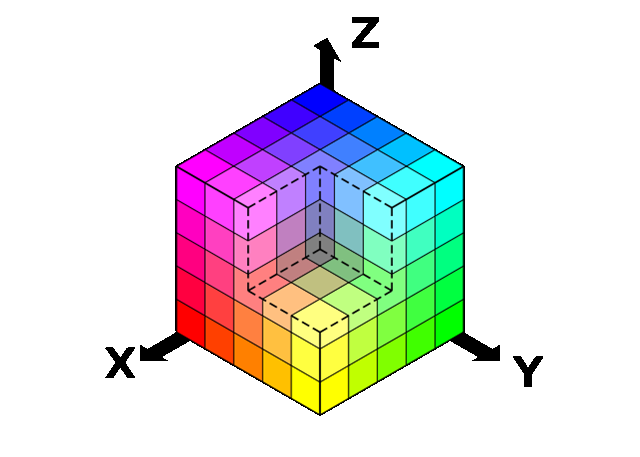
#> input picture 2019_Winter/CV_Lessons/lessons/img/RGB_cube.png, 640 x 457 px
$ jupyter execute Lecture_5.ipynb   (shell and % lines are left out)   (older library calls are emulated)
#> lines starting #> are read from the running program, lines starting #| are printed output that depends on the picture; after the words box and inside, x2 and y2 are one past the last pixel; in counts of white or black regions, pixels touching at a corner belong together
# Лекция №5

## И снова контуры

В разделе по фильтрации уже упоминались алгоритмы получения границ. Полученные границы достаточно просто преобразуются в контуры. Для алгоритма Кэнни это происходит автоматически, для остальных алгоритмов требуется дополнительная бинаризация. Получить контур для бинарного алгоритма можно например алгоритмом [жука](http://wiki.technicalvision.ru/index.php/%D0%92%D1%8B%D0%B4%D0%B5%D0%BB%D0%B5%D0%BD%D0%B8%D0%B5_%D0%B8_%D0%BE%D0%BF%D0%B8%D1%81%D0%B0%D0%BD%D0%B8%D0%B5_%D0%BA%D0%BE%D0%BD%D1%82%D1%83%D1%80%D0%BE%D0%B2).

В OpenCV поиск контуров похож на поиск белого объекта на черном фоне. Помните, что объект, который нужно найти, должен быть белым, а фон должен быть черным.
Давайте посмотрим, как найти контуры двоичного изображения с помощью метода **Фридмана**:

**Цепной код Фримена (Фридмана) (Freeman Chain Code)**

Цепные коды применяются для представления границы в виде последовательности отрезков прямых линий определённой длины и направления. В основе этого представления лежит 4- или 8- связная решётка. Длина каждого отрезка определяется разрешением решётки, а направления задаются выбранным кодом.
(для представления всех направлений в 4-связной решётке достаточно 2-х бит, а для 8-связной решётки цепного кода требуется 3 бита)


Если честно, то у меня ни разу ни получилось применить контурный анализ в реальных задачах. Уж слишком идеальные условия требуются. То граница не найдётся, то шумов слишком много. Но, если нужно что-то распознавать в идеальных условиях $-$ то контурный анализ замечательный вариант. Очень быстро работает, красивая математика и понятная логика.

[cell 1]
import numpy as np
import cv2
import matplotlib.pyplot as plt

[cell 2]
img = cv2.imread('img/RGB_cube.png')
#> img is the input picture: shape (457, 640, 3); mean B, G, R 224.5, 224.4, 224.4
img = cv2.cvtColor(img, cv2.COLOR_RGB2BGR)
gray_img = cv2.cvtColor(img, cv2.COLOR_RGB2GRAY)

laplac = cv2.Laplacian(gray_img, cv2.THRESH_BINARY, scale=0.15, ksize=5)
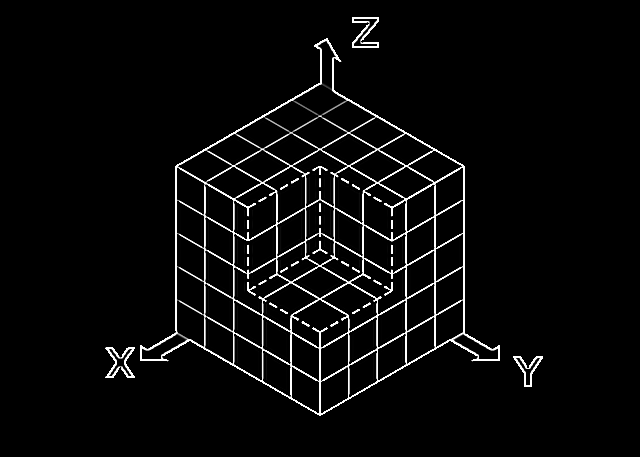
#> laplac: shape (457, 640); min 0, max 255, mean 10.2
laplac = cv2.medianBlur(laplac, 3)
im2, contours, hierarchy = cv2.findContours(laplac, cv2.RETR_TREE, cv2.CHAIN_APPROX_SIMPLE)
#> contours = 390 contours, 304 with area under 20; largest, box (x1, y1, x2, y2) and area: (140, 38, 500, 416) 74074, (322, 259, 406, 331) 2846, (234, 183, 277, 240) 1750, (291, 299, 349, 348) 1746, (363, 183, 406, 240) 1745

[cell 3]
plt.imshow(laplac, cmap='gray');

Смотрите, в функции **cv2.findContours()** есть три аргумента, первый - исходное изображение, второй - режим поиска контура, третий - метод аппроксимации контура. И это выводит измененное изображение, контуры и иерархию. contours - это список всех контуров в изображении на языке Python. Каждый отдельный контур представляет собой массив Numpy с координатами (x, y) граничных точек объекта.

*Мы обсудим второй и третий аргументы, и подробнее об иерархии позже.*

### Как нарисовать контуры?
Для рисования контуров используется функция **cv2.drawContours()**. Его также можно использовать для рисования любой фигуры, если у вас есть граничные точки. Его первый аргумент является исходным изображением, второй аргумент - это контуры, которые должны быть переданы в виде списка Python, третий аргумент - это индекс контуров (полезно при рисовании отдельного контура. Чтобы нарисовать все контуры, передайте -1), а остальные аргументы - это цвет, толщина и т.п.

[cell 4]
## нарисуем все найденные контуры
img1 = gray_img.copy()
img1 = cv2.cvtColor(img1, cv2.COLOR_GRAY2BGR)
cv2.drawContours(img1, contours, -1, (255,0,0), 3)
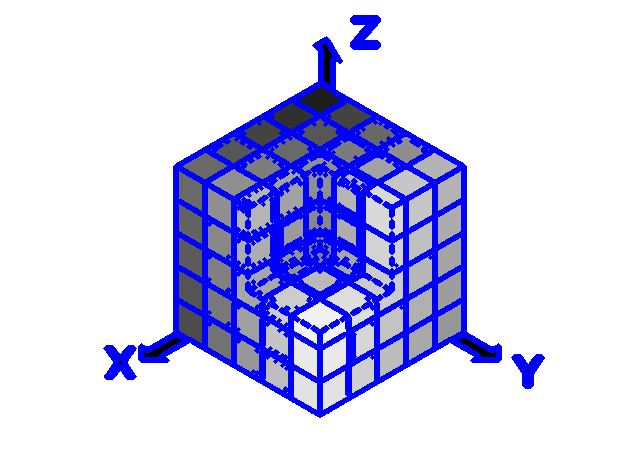
#> img1: shape (457, 640, 3); mean B, G, R 241.7, 207.2, 207.2

plt.imshow(img1);

[cell 5]
## нарисуем один выбранный контур
img2 = gray_img.copy()
img2 = cv2.cvtColor(img2, cv2.COLOR_GRAY2BGR)
cv2.drawContours(img2, contours, 53, (255,0,0), 10)
#> img2: shape (457, 640, 3); mean B, G, R 224.5, 224.4, 224.4

plt.imshow(img2);

## Contour Features

Пройдемся по основным методам работы с характеристиками конутра, которые доступны в OpenCV.

### 1. Моменты
Моменты изображения помогают вам рассчитать некоторые функции, такие как центр масс объекта, площадь объекта и т. д. Посетите страницу [википедии](https://en.wikipedia.org/wiki/Image_moment) по моментам изображения, если хотите в них углубиться.

Функция **cv2.moments()** предоставляет словарь всех вычисленных значений моментов.

[cell 6]
img = cv2.imread('img/RGB_cube.png')
img = cv2.cvtColor(img, cv2.COLOR_RGB2BGR)
gray_img = cv2.cvtColor(img, cv2.COLOR_RGB2GRAY)

laplac = cv2.Laplacian(gray_img, cv2.THRESH_BINARY, scale=1, ksize=5)
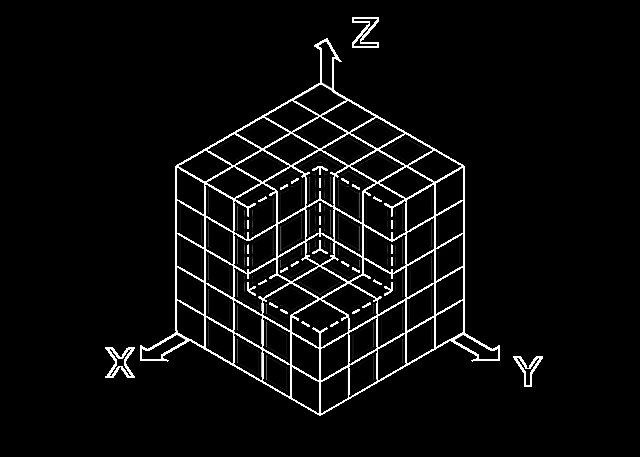
#> laplac: shape (457, 640); min 0, max 255, mean 12.1
laplac = cv2.medianBlur(laplac, 3)
im2, contours, hierarchy = cv2.findContours(laplac, cv2.RETR_TREE, cv2.CHAIN_APPROX_SIMPLE)
#> contours = 519 contours, 433 with area under 20; largest, box (x1, y1, x2, y2) and area: (140, 38, 500, 416) 74074, (322, 259, 406, 331) 2846, (234, 183, 277, 240) 1750, (291, 299, 349, 348) 1746, (363, 183, 406, 240) 1745

cnt = contours[100]
#> cnt = contour of 91 points, box (x1, y1, x2, y2) (262, 283, 317, 331), area 1312
M = cv2.moments(cnt)
#> M = moments, m00 1311.5, centre m10/m00, m01/m00 = (285.8, 304)
M
#> Out has the same summary as M

[cell 7]
## Коэффициент асимметрии
import math
sigma_x = math.sqrt(M['m20']/M['m00'])
#> sigma_x = 286
sigma_y = math.sqrt(M['m02']/M['m00'])
#> sigma_y = 304.1

k_x = M['m30']/sigma_x**3
#> k_x = 1315
k_y = M['m03']/sigma_y**3
#> k_y = 1313.6

k_x, k_y
#> Out = (1315, 1313.6)

Из этих моментов вы можете извлечь полезные данные, такие как площадь, центроид и т.д. Центроид определяется отношениями, ${C_x = \frac{M_{10}}{M_{00}}}$ and ${C_y = \frac{M_{01}}{M_{00}}}$.

[cell 8]
Cx = int(M['m10']/M['m00'])
#> Cx = 285
Cy = int(M['m01']/M['m00'])
#> Cy = 303
print('Cx =', Cx, 'Cy =', Cy)
#| Cx = 285 Cy = 303

img2 = gray_img.copy()
img2 = cv2.cvtColor(img2, cv2.COLOR_GRAY2BGR)
cnt = contours[100]
cv2.drawContours(img2, [cnt], 0, (255,0,0), 3)
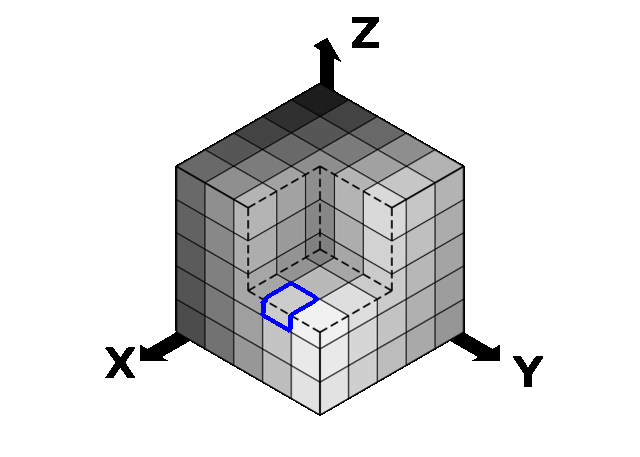
#> img2: shape (457, 640, 3); mean B, G, R 224.7, 224.1, 224.1
plt.scatter(Cx, Cy, color='blue')

plt.grid()
plt.imshow(img2);
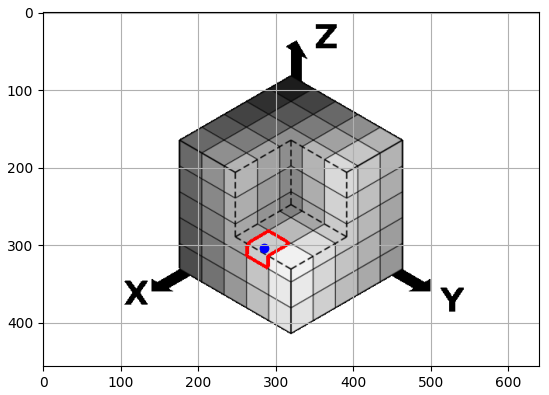
#> figure drawn by matplotlib, 1 panel; B, G, R data is drawn as R, G, B

### 2. Контурная зона
Площадь контура задается функцией **cv2.contourArea()** или из моментов, **M['m00']**.

[cell 9]
area = cv2.contourArea(cnt)
#> area = 1311.5
area
#> Out = 1311.5

### 3. Периметр контура
Это также называется длиной дуги. Это можно узнать с помощью функции **cv2.arcLength()**. Второй аргумент указывает, является ли фигура замкнутым контуром (если передан True) или просто кривой.

[cell 10]
perimeter = cv2.arcLength(cnt,True)
#> perimeter = 165.6

print(round(perimeter, 3))
#| 165.581

### 4. Контурное приближение
Он приближает форму контура к другой форме с меньшим количеством вершин в зависимости от заданной нами точности. Это реализация алгоритма Дугласа-Пекера. Проверьте страницу википедии на алгоритм и демонстрацию.

Чтобы понять это, предположим, что вы пытаетесь найти квадрат на изображении, но из-за некоторых проблем на изображении вы получили не идеальный квадрат, а "плохую форму" (как показано на первом изображении ниже). Теперь вы можете использовать эту функцию для аппроксимации формы. В этом случае второй аргумент называется эпсилон, который является максимальным расстоянием от контура до приближенного контура. Это параметр точности. Для правильного вывода необходим мудрый выбор эпсилона.


Выше, на втором изображении, зеленая линия показывает приблизительную кривую для эпсилона = $10$% длины дуги. Третье изображение показывает то же самое для эпсилона = $1$% длины дуги. Третий аргумент указывает, является ли кривая замкнутой или нет.

[cell 11]
epsilon = 0.1*cv2.arcLength(cnt,True)
#> epsilon = 16.56
approx = cv2.approxPolyDP(cnt,epsilon,True)
#> approx = [[292, 283], [316, 299], [288, 330], [262, 302]]

img2 = gray_img.copy()
img2 = cv2.cvtColor(img2, cv2.COLOR_GRAY2BGR)
cv2.drawContours(img2, [approx], 0, (255,0,0), 3)
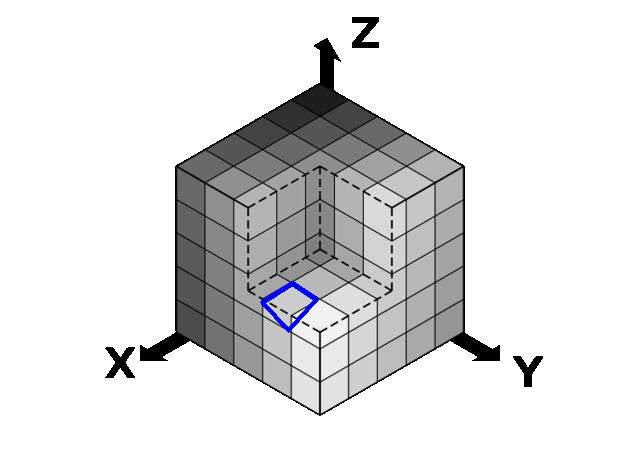
#> img2: shape (457, 640, 3); mean B, G, R 224.6, 224, 224

plt.grid()
plt.imshow(img2);

### 5. Выпуклый контур
Выпуклая оболочка будет похожа на контурную аппроксимацию, но это не так (оба могут давать одинаковые результаты в некоторых случаях). Здесь функция **cv2.convexHull()** проверяет кривую на наличие дефектов выпуклости и исправляет ее. Вообще говоря, выпуклые кривые $-$ это кривые, которые всегда выпуклые или, по крайней мере, плоские. И если он выпуклый внутри, это называется дефектами выпуклости. Например, проверьте изображение ниже. Красная линия показывает выпуклый корпус руки. Двусторонние стрелки показывают дефекты выпуклости, которые представляют собой локальные максимальные отклонения корпуса от контуров.


**hull = cv2.convexHull(points, clockwise, returnPoints)**

* **points** $-$ точки контура.

* **clockwise** $-$ флаг ориентации. Если это правда, выходной выпуклый корпус ориентирован по часовой стрелке. В противном случае он ориентирован против часовой стрелки.

* **returnPoints** $-$ по умолчанию True. Затем он возвращает координаты точек корпуса. Если False, он возвращает индексы точек контура, соответствующие точкам корпуса.

[cell 12]
hull = cv2.convexHull(cnt)
#> hull = contour of 15 points, box (x1, y1, x2, y2) (262, 283, 317, 331), area 1520
hull_id = cv2.convexHull(cnt, returnPoints=False)
#> hull_id = [0, 1, 7, 17, 19, 20, 21, 43, 44, 64, 65, 69, 72, 73, 77]

plt.grid()
plt.imshow(img2);

Но если вы хотите найти дефекты выпуклости, вам нужно передать returnPoints = False.

### 6. Проверка выпуклости
Есть функция, чтобы проверить, является ли кривая выпуклой или нет, **cv2.isContourConvex()**. Это просто возвращает True или False

Подумайте, как это можно сделать без этой функции?

[cell 13]
k = cv2.isContourConvex(cnt)
#> k = False

print(k)
#| False

### 7. Ограничивающий прямоугольник

#### 7.a. Прямой ограничивающий прямоугольник
Это прямой прямоугольник, он не учитывает вращение объекта. Таким образом, площадь ограничивающего прямоугольника не будет минимальной. Он находится функцией **cv2.boundingRect()**.

Пусть $(x,y)$ $-$ верхняя левая координата прямоугольника, а $(w,h)$ $-$ его ширина и высота.

[cell 14]
x,y,w,h = cv2.boundingRect(cnt)
#> x = 262; y = 283; w = 55; h = 48
cv2.rectangle(img,(x,y),(x+w,y+h),(0,255,0),2)
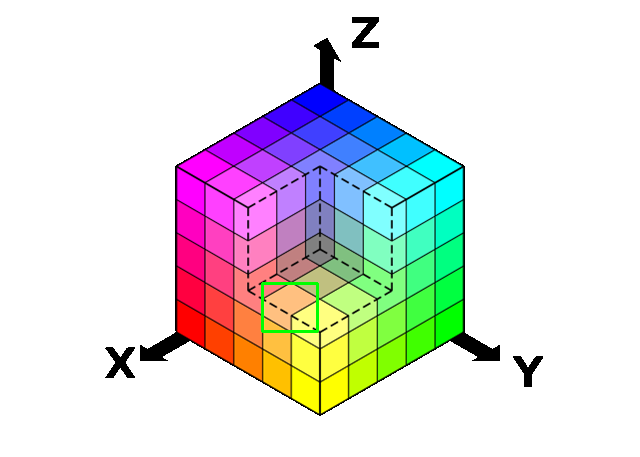
#> img: shape (457, 640, 3); mean R, G, B 224, 224.6, 224.2

img2 = gray_img.copy()
img2 = cv2.cvtColor(img2, cv2.COLOR_GRAY2BGR)

x,y,w,h = cv2.boundingRect(cnt)
cv2.rectangle(img2,(x,y),(x+w,y+h),(0,255,0),2)

plt.grid()
plt.imshow(img2);

#### 7.b. Повернутый прямоугольник
Здесь ограничивающий прямоугольник рисуется с минимальной площадью, поэтому он учитывает и вращение. Используемая функция $-$ **cv2.minAreaRect()**. Он возвращает структуру **Box2D**, которая содержит следующие детали $-$ (центр $(x, y)$, (ширина, высота), угол поворота). Но чтобы нарисовать этот прямоугольник, нам нужно $4$ угла прямоугольника. Получается функцией **cv2.boxPoints()**.

[cell 15]
img2 = gray_img.copy()
img2 = cv2.cvtColor(img2, cv2.COLOR_GRAY2BGR)


rect = cv2.minAreaRect(cnt)
#> rect = ((286.1, 303.4), (48.27, 38.64), -48.12)
box = cv2.boxPoints(rect)
#> box = [[284.4, 334.3], [255.6, 308.5], [287.8, 272.5], [316.6, 298.3]]
box = np.int0(box)
#> box = [[284, 334], [255, 308], [287, 272], [316, 298]]
cv2.drawContours(img2,[box],0,(0,0,255),2)

plt.grid()
plt.imshow(img2);

### 8. Подгонка линии
Точно так же мы можем подогнать линию к набору точек. Ниже изображение содержит набор белых точек. Мы можем приблизить к нему прямую линию.

[cell 16]
img2 = gray_img.copy()
img2 = cv2.cvtColor(img2, cv2.COLOR_GRAY2BGR)

rows,cols = img.shape[:2]
[vx,vy,x,y] = cv2.fitLine(cnt, cv2.DIST_L2,0,0.01,0.01)
#> vx = [0.876]; vy = [-0.482]; x = [287.8]; y = [303.5]
lefty = int((-x*vy/vx) + y)
#> lefty = 461
righty = int(((cols-x)*vy/vx)+y)
#> righty = 109
cv2.line(img2,(cols-1,righty),(0,lefty),(0,255,0),2)
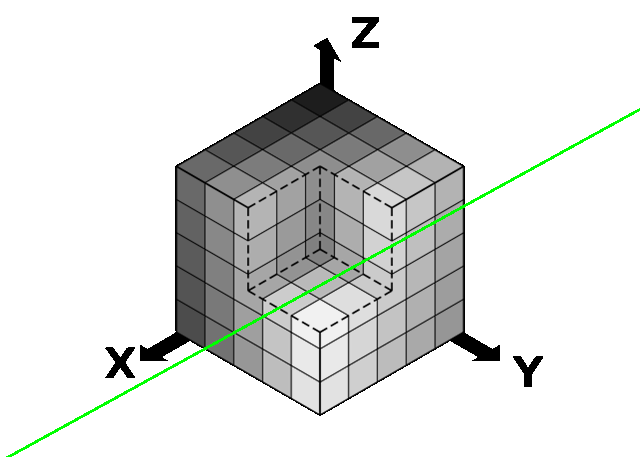
#> img2: shape (457, 640, 3); mean B, G, R 222.9, 224.7, 222.9

plt.grid()
plt.imshow(img2);

## Contour Properties

### 1. Соотношение сторон
Это отношение ширины к высоте ограничивающего прямоугольника объекта.

${AspectRatio = \frac{Width}{Height}}$

[cell 17]
x,y,w,h = cv2.boundingRect(cnt)
#> x = 262; y = 283
aspect_ratio = float(w)/h
#> aspect_ratio = 1.15

aspect_ratio
#> Out = 1.15

### 2. Степень
Степень $-$ это отношение площади контура к площади ограничивающего прямоугольника.

${Extent=\frac{Object\ Area}{Bounding\ Rectangle\ Area}}$

[cell 18]
area = cv2.contourArea(cnt)
x,y,w,h = cv2.boundingRect(cnt)
rect_area = w*h
#> rect_area = 2640
extent = float(area)/rect_area
#> extent = 0.497

extent
#> Out = 0.497

### 3. Solidity
Solidity $-$ это отношение площади контура к его площади выпуклой оболочки.

$Solidity = \frac{Contour \ Area}{Convex \ Hull \ Area}$

[cell 19]
area = cv2.contourArea(cnt)
hull = cv2.convexHull(cnt)
hull_area = cv2.contourArea(hull)
#> hull_area = 1519.5
solidity = float(area)/hull_area
#> solidity = 0.863

### 4. Эквивалентный диаметр
Эквивалентный диаметр $-$ это диаметр круга, площадь которого равна площади контура.

$Equivalent \ Diameter = \sqrt{\frac{4 \cdot \ Contour \ Area}{\pi}}$

[cell 20]
area = cv2.contourArea(cnt)
equi_diameter = np.sqrt(4*area/np.pi)
#> equi_diameter = 40.86

### 5. Ориентация
Ориентация $-$ это угол, под которым направлен объект. Следующий метод также дает длины **Major Axis** и **Minor Axis**.

[cell 21]
(x,y),(MA,ma),angle = cv2.fitEllipse(cnt)
#> x = 286.3; y = 304.6; MA = 36.84; ma = 51.11; angle = 60.56

### 6. Маска и пиксельные точки
В некоторых случаях нам могут понадобиться все точки, которые составляют этот объект. Это можно сделать следующим образом:

[cell 22]
mask = np.zeros(gray_img.shape,np.uint8)
cv2.drawContours(mask,[cnt],0,255,-1)
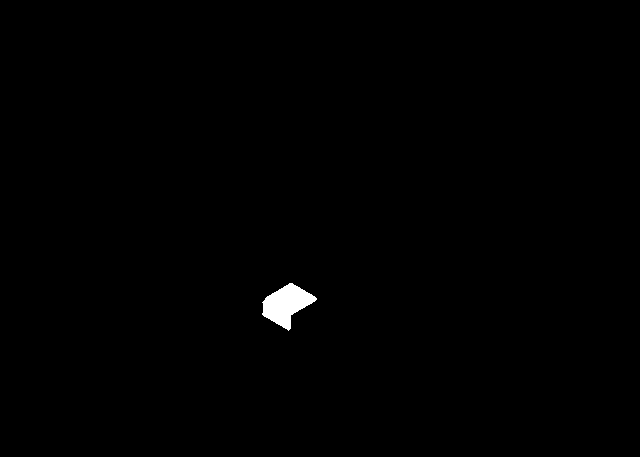
#> mask: shape (457, 640); 0.47% white; 1 white region, box (x1, y1, x2, y2) and area: (262, 283, 317, 331) 1381
pixelpoints = np.transpose(np.nonzero(mask))
#> pixelpoints = 1381 pairs, first value 283 to 330, second value 262 to 316
#pixelpoints = cv2.findNonZero(mask)

Здесь два метода, один из которых использует функции Numpy, а другой $-$ функцию OpenCV (последняя закомментированная строка), дают то же самое. Результаты тоже такие же, но с небольшой разницей. Numpy дает координаты в формате **(строка, столбец)**, а OpenCV - в формате **(x, y)**. Так что в основном ответы будут взаимозаменяемы. Обратите внимание, что row = x и column = y.

### 7. Максимальное значение, минимальное значение и их местоположение
Мы можем найти эти параметры, используя изображение маски.

[cell 23]
min_val, max_val, min_loc, max_loc = cv2.minMaxLoc(gray_img,mask = mask)
#> min_val = 0; max_val = 215; min_loc = (273, 305); max_loc = (264, 302)

### 8. Средний цвет или средняя интенсивность
Здесь мы можем найти средний цвет объекта. Или это может быть средняя интенсивность объекта в режиме градаций серого. Мы снова используем ту же маску, чтобы сделать это.

[cell 24]
mean_val = cv2.mean(img,mask = mask)
#> mean_val = (234.9, 183.4, 118.5, 0)

### 9. Экстремальные точки
Экстремальные точки означают самые верхние, самые нижние, самые правые и самые левые точки объекта.

[cell 25]
leftmost = tuple(cnt[cnt[:,:,0].argmin()][0])
#> leftmost = (262, 314)
rightmost = tuple(cnt[cnt[:,:,0].argmax()][0])
#> rightmost = (316, 298)
topmost = tuple(cnt[cnt[:,:,1].argmin()][0])
#> topmost = (289, 283)
bottommost = tuple(cnt[cnt[:,:,1].argmax()][0])
#> bottommost = (288, 330)

[cell 26]
print(leftmost, rightmost,'\n', topmost, bottommost)
#| (262, 314) (316, 298)
#|  (289, 283) (288, 330)

plt.imshow(img)
plt.scatter(leftmost[0], leftmost[1])
plt.scatter(rightmost[0], rightmost[1])
plt.scatter(topmost[0], topmost[1])
plt.scatter(bottommost[0], bottommost[1]);
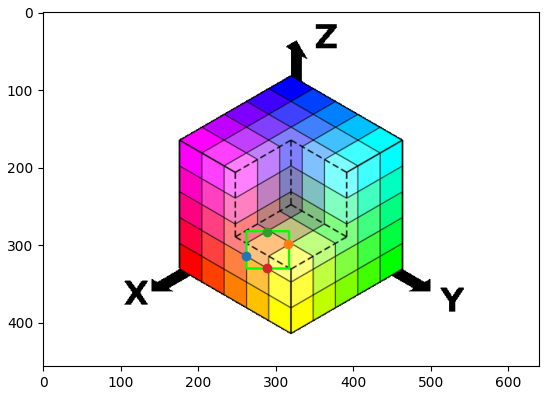
#> figure drawn by matplotlib, 1 panel
